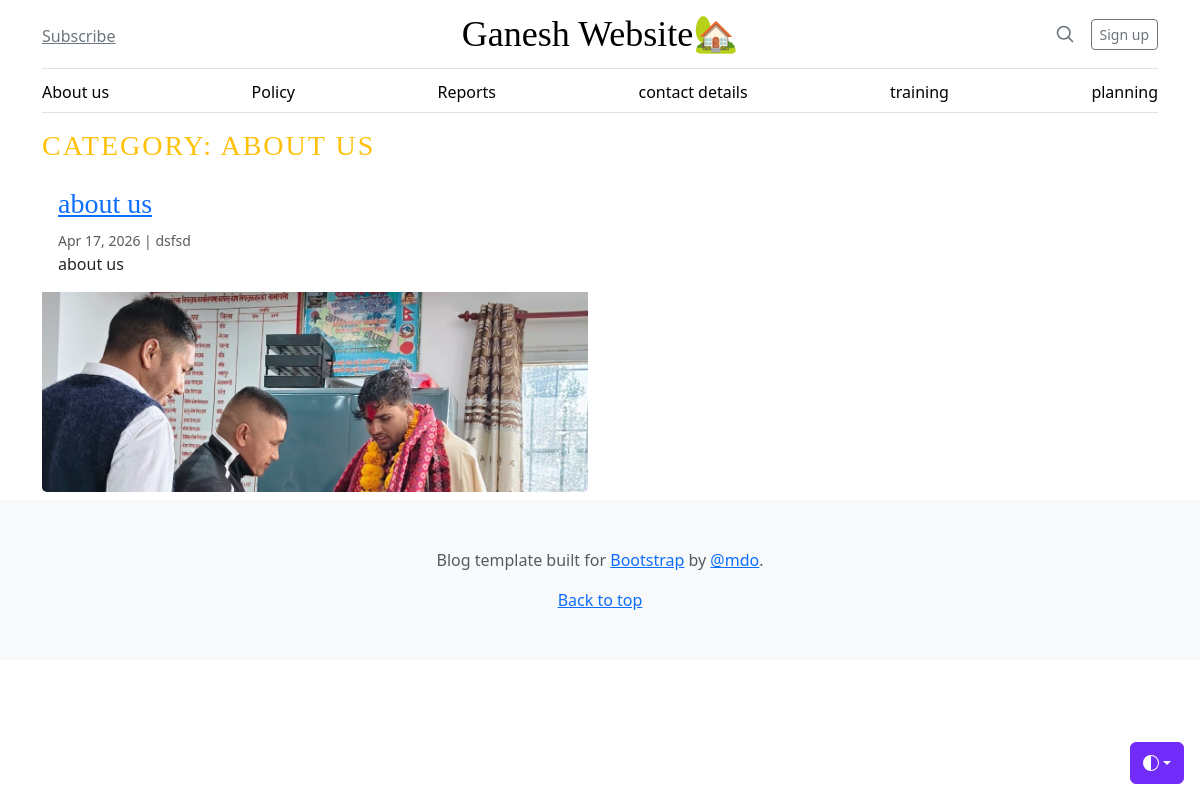
Page /category/1/ on the committed database.
### blog/models.py (models this page shows, shortened)
class Category(models.Model):
    title = models.CharField(max_length=100)
    name = models.CharField(max_length=100)
    created_at = models.DateTimeField(auto_now_add=True)
    updated_at = models.DateTimeField(auto_now=True)

class Blog(models.Model):
    title = models.CharField(max_length=200, null=True, blank=True)
    slug = models.SlugField(unique=True)
    category = models.ForeignKey(Category, on_delete=models.CASCADE)
    author = models.CharField(max_length=100)
    featured_image = models.ImageField(upload_to='blog_images/', null=True, blank=True)
    short_description = models.CharField(max_length=255)
    blog_body = models.TextField()
    status = models.IntegerField(choices=STATUS_CHOICES, default=0)
    featured_post = models.BooleanField(default=False, null=True, blank=True)
    created_at = models.DateTimeField(auto_now_add=True)
    updated_at = models.DateTimeField(auto_now=True)

### blog/views.py (the view)
# urls.py: path('<int:category_id>/', views.post_by_category,
def post_by_category(request, category_id):
    posts = Blog.objects.filter(category_id=category_id, status=1)
    category = get_object_or_404(Category, id=category_id)
    context = {
        'posts': posts,
        'category': category,
    }
    return render(request, 'post_by_category.html', context)

### blog/context_processor.py (called while the page is built)
def get_categories(request):
    categories = Category.objects.all()
    return dict(categories=categories)

### templates/post_by_category.html (shortened to what this page needs)
{% extends "base.html" %} {% block content %}
<div class="container">
  <h3 class="text-uppercase text-warning" style="letter-spacing: 2px">
    Category: {{ category.name }}
  </h3>
  <div class="row mb-2">
    {% if posts %} {% for post in posts %}
    <div class="col-md-6">
      <div class="card border-0">
        <div class="card-body">
          <h3><a href="#"> {{ post.title }} </a></h3>
          <small class="mb-1 text-muted"
            >{{ post.created_at|date:"M d, Y" }} | {{ post.author }}</small
          >
          <p class="card-text">
            {{ post.short_description | truncatewords:10 }}
          </p>
        </div>
        <img
          src="{{ post.featured_image.url }}"
          class="card-img-bottom"
          alt="{{ post.title }}"
          style="height: 200px; object-fit: cover;">
      </div>
    </div>
    {% endfor %} {% else %}
    <div class="col-12">
      <div class="alert alert-info text-center" role="alert">
        No posts found in this category.
      </div>
    </div>
    {% endif %}
  </div>
</div>
{% endblock %}

### templates/base.html (shortened to what this page needs)
{% load static %}
<!doctype html>
<html lang="en" data-bs-theme="auto">
  <head>
    <link href="{% static 'css/bootstrap.min.css' %}" rel="stylesheet" />
    <link href="blog.css" rel="stylesheet" />
  </head>
  <body>
    <div
      class="dropdown position-fixed bottom-0 end-0 mb-3 me-3 bd-mode-toggle"
    >
      <button
        class="btn btn-bd-primary py-2 dropdown-toggle d-flex align-items-center"
        id="bd-theme"
        type="button"
        aria-expanded="false"
        data-bs-toggle="dropdown"
        aria-label="Toggle theme (auto)"
      >
        <svg class="bi my-1 theme-icon-active" aria-hidden="true">
          <use href="#circle-half"></use>
        </svg>
      </button>
    </div>
    <div class="container">
      <header class="border-bottom lh-1 py-3">
        <div class="row flex-nowrap justify-content-between align-items-center">
          <div class="col-4 pt-1">
            <a class="link-secondary" href="#">Subscribe</a>
          </div>
          <div class="col-4 text-center">
            <a
              class="blog-header-logo text-body-emphasis text-decoration-none"
              href="{% url 'home' %}"
              >Ganesh Website🏡</a
            >
          </div>
          <div class="col-4 d-flex justify-content-end align-items-center">
            <a class="link-secondary" href="#" aria-label="Search">
              <svg
                xmlns="http://www.w3.org/2000/svg"
                width="20"
                height="20"
                fill="none"
                stroke="currentColor"
                stroke-linecap="round"
                stroke-linejoin="round"
                stroke-width="2"
                class="mx-3"
                role="img"
                viewBox="0 0 24 24"
              >
                <title>Search</title>
                <circle cx="10.5" cy="10.5" r="7.5"></circle>
                <path d="M21 21l-5.2-5.2"></path>
              </svg>
            </a>
            <a class="btn btn-sm btn-outline-secondary" href="#">Sign up</a>
          </div>
        </div>
      </header>
      <div class="nav-scroller py-1 mb-3 border-bottom">
        <nav class="nav nav-underline justify-content-between">
          {% for category in categories %}
          <a class="nav-item nav-link link-body-emphasis" href="{% url 'post_by_category' category.id %}"
            >{{ category.name }}</a
          >
          {% endfor %}
        </nav>
      </div>
    </div>
    {% block content %} {% endblock %}
    <footer class="py-5 text-center text-body-secondary bg-body-tertiary">
      <p>
        Blog template built for
        <a href="https://getbootstrap.com/">Bootstrap</a> by
        <a href="https://x.com/mdo">@mdo</a>.
      </p>
      <p class="mb-0"><a href="#">Back to top</a></p>
    </footer>
  </body>
</html>

### static/css/blog.css (style rules this page uses)
.blog-header-logo { font-family: "Playfair Display", Georgia, "Times New Roman", serif; font-size: 2.25rem; }
h1, h2, h3, h4, h5, h6 { font-family: "Playfair Display", Georgia, "Times New Roman", serif; }

### templates/base.html (style rules this page uses)
.bi { vertical-align: -0.125em; fill: currentColor; }
.nav-scroller { position: relative; z-index: 2; height: 2.75rem; overflow-y: hidden; }
.nav-scroller .nav { display: flex; flex-wrap: nowrap; padding-bottom: 1rem; margin-top: -1px; overflow-x: auto; text-align: center; white-space: nowrap; -webkit-overflow-scrolling: touch; }
.btn-bd-primary { --bd-violet-bg: #712cf9; --bd-violet-rgb: 112.520718, 44.062154, 249.437846; --bs-btn-font-weight: 600; --bs-btn-color: var(--bs-white); --bs-btn-bg: var(--bd-violet-bg); --bs-btn-border-color: var(--bd-violet-bg); --bs-btn-hover-color: var(--bs-white); --bs-btn-hover-bg: #6528e0; --bs-btn-hover-border-color: #6528e0; --bs-btn-focus-shadow-rgb: var(--bd-violet-rgb); --bs-btn-active-color: var(--bs-btn-hover-color); --bs-btn-active-bg: #5a23c8; --bs-btn-active-border-color: #5a23c8; }
.bd-mode-toggle { z-index: 1500; }
.bd-mode-toggle .bi { width: 1em; height: 1em; }

### rows in the picture
Category: name "About us", name "ABOUT US"
Category: name "Policy"
Category: name "Reports"
Category: name "contact details"
Category: name "training"
Category: name "planning"
Blog: title "about us", created_at "Apr 17, 2026", author "dsfsd", short_description "about us", featured_image (picture)
